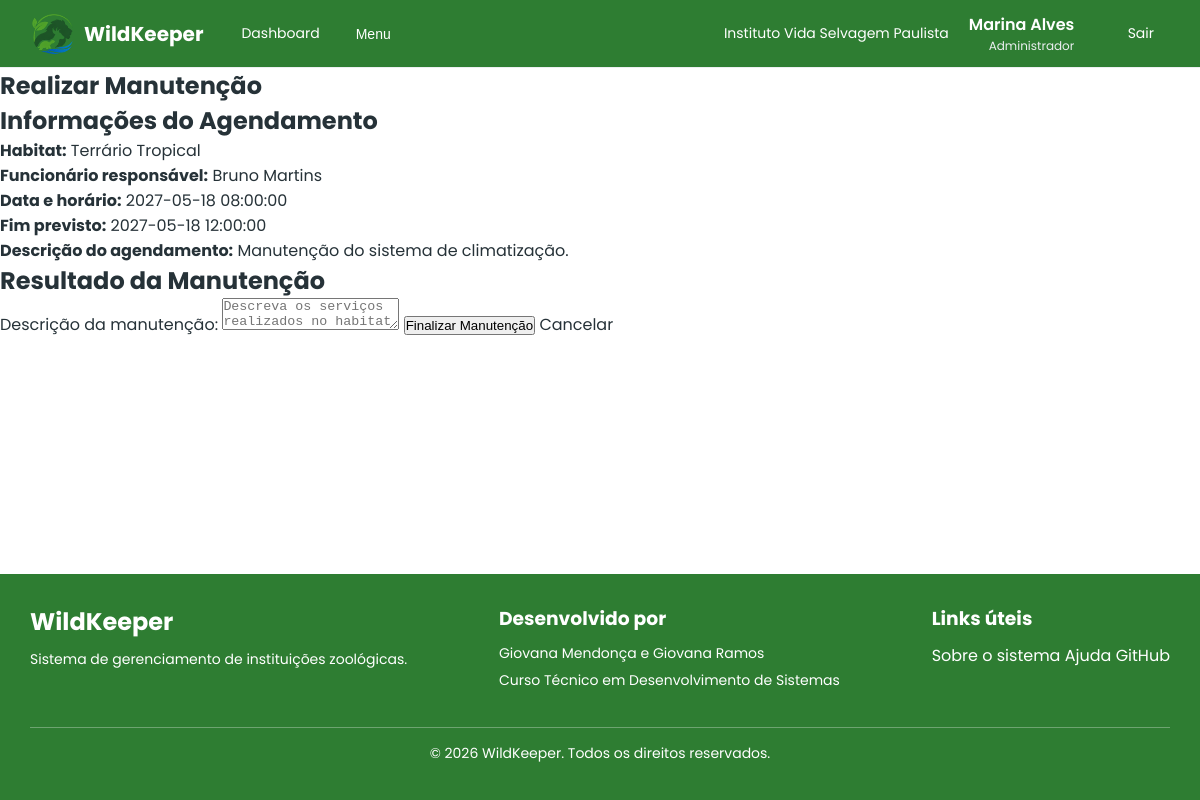
Page /src/manutencoes/realizar_manutencao.php?evento_id=82 (signed in) on the committed database.
### tables this page shows
CREATE TABLE

    IF NOT EXISTS eventos (

        id INT PRIMARY KEY AUTO_INCREMENT,

        titulo VARCHAR(255) NOT NULL,

        descricao TEXT,

        tipo ENUM (

            'Consulta',

            'Vacinação',
'Manutenção',

            'Transferência',

            'Outro'

        ) NOT NULL,

        data_inicio DATETIME NOT NULL,

        data_fim DATETIME NOT NULL,

        animal_id INT DEFAULT NULL,

        habitat_id INT DEFAULT NULL,

        funcionario_id INT NOT NULL,

        status ENUM (

            'Agendado',

            'Em andamento',

            'Concluído',

            'Cancelado'

        ) NOT NULL DEFAULT 'Agendado',

        instituicao_id INT NOT NULL,

        FOREIGN KEY (animal_id) REFERENCES animais (id),

        FOREIGN KEY (habitat_id) REFERENCES habitats (id),

        FOREIGN KEY (funcionario_id) REFERENCES users (id),

        FOREIGN KEY (instituicao_id) REFERENCES instituicoes (id),
        CONSTRAINT chk_eventos_associacoes CHECK (
            (tipo IN ('Consulta', 'Vacinação') AND animal_id IS NOT NULL)
            OR (tipo = 'Manutenção' AND habitat_id IS NOT NULL)
            OR (tipo = 'Transferência' AND animal_id IS NOT NULL AND habitat_id IS NOT NULL)
            OR (tipo = 'Outro')
        ),

        created_at TIMESTAMP DEFAULT CURRENT_TIMESTAMP,

        updated_at TIMESTAMP DEFAULT CURRENT_TIMESTAMP ON UPDATE CURRENT_TIMESTAMP

    );

CREATE TABLE

    IF NOT EXISTS habitats (

        id INT PRIMARY KEY AUTO_INCREMENT,

        nome VARCHAR(50) NOT NULL,

        descricao TEXT NOT NULL,

        bioma VARCHAR(50) NOT NULL,

        temperatura DECIMAL(5, 2) NOT NULL,  

        umidade DECIMAL(5, 2) NOT NULL,  

        capacidade INT NOT NULL,  

        status ENUM ('Ativo', 'Em manutenção', 'Interditado') DEFAULT 'Ativo',

        instituicao_id INT NOT NULL,

        FOREIGN KEY (instituicao_id) REFERENCES instituicoes (id),

        created_at TIMESTAMP DEFAULT CURRENT_TIMESTAMP,

        updated_at TIMESTAMP DEFAULT CURRENT_TIMESTAMP ON UPDATE CURRENT_TIMESTAMP

    );

CREATE TABLE

    IF NOT EXISTS users (

        id INT PRIMARY KEY AUTO_INCREMENT,

        nome VARCHAR(100) NOT NULL,

        cpf VARCHAR(14) NOT NULL UNIQUE,

        data_nascimento DATE NOT NULL,

        genero ENUM (

            'Masculino',

            'Feminino',

            'Não-binário',

            'Outro',

            'Prefiro não informar'

        ) NOT NULL,

        telefone VARCHAR(20) NOT NULL UNIQUE,

        email VARCHAR(100) NOT NULL UNIQUE,

        senha_hash VARCHAR(255) NOT NULL,

        cargo_id INT NOT NULL,

        status ENUM ('Ativo', 'Férias', 'Afastado', 'Desligado') DEFAULT 'Ativo',

        instituicao_id INT NOT NULL,

        FOREIGN KEY (cargo_id) REFERENCES cargos (id),

        FOREIGN KEY (instituicao_id) REFERENCES instituicoes (id),

        created_at TIMESTAMP DEFAULT CURRENT_TIMESTAMP,

        updated_at TIMESTAMP DEFAULT CURRENT_TIMESTAMP ON UPDATE CURRENT_TIMESTAMP

    );

### src/manutencoes/realizar_manutencao.php (the view, shortened to what this page needs)
<?php
include "../includes/autenticacao.php";
$instituicao_id = $_SESSION['instituicao_id'];
$eventoId = trim($_GET['evento_id'] ?? '');
$sql = "SELECT
    eventos.id,
    eventos.titulo,
    eventos.descricao,
    eventos.data_inicio,
    eventos.data_fim,
    eventos.status,
    habitats.id AS habitat_id,
    habitats.nome AS habitat_nome,
    users.id AS funcionario_id,
    users.nome AS funcionario_nome
FROM eventos
INNER JOIN habitats ON eventos.habitat_id = habitats.id
INNER JOIN users ON eventos.funcionario_id = users.id
WHERE eventos.id = ?
AND eventos.tipo = 'Manutenção'
AND eventos.instituicao_id = ?";
$stmt = $conexao->prepare($sql);
$stmt->bind_param("ii", $eventoId, $instituicao_id);
$stmt->execute();
$result = $stmt->get_result();
$evento = $result->fetch_assoc();
?>
<!DOCTYPE html>
<html lang="pt-BR">
<head>
    <link rel="stylesheet" href="../../assets/css/reset.css">
    <link rel="stylesheet" href="../../assets/css/dashboard_global.css">
</head>
<body>
    <?php include "../includes/dashboard-header.php" ?>
    <main>
        <section>
            <h1>Realizar Manutenção</h1>
            <article>
                <h2>Informações do Agendamento</h2>
                <p>
                    <strong>Habitat:</strong>
                    <?= htmlspecialchars($evento['habitat_nome']) ?>
                </p>
                <p>
                    <strong>Funcionário responsável:</strong>
                    <?= htmlspecialchars($evento['funcionario_nome']) ?>
                </p>
                <p>
                    <strong>Data e horário:</strong>
                    <?= htmlspecialchars($evento['data_inicio']) ?>
                </p>
                <?php if (!empty($evento['data_fim'])): ?>
                    <p>
                        <strong>Fim previsto:</strong>
                        <?= htmlspecialchars($evento['data_fim']) ?>
                    </p>
                <?php endif; ?>
                <?php if (!empty($evento['descricao'])): ?>
                    <p>
                        <strong>Descrição do agendamento:</strong>
                        <?= nl2br(htmlspecialchars($evento['descricao'])) ?>
                    </p>
                <?php endif; ?>
            </article>
            <article>
                <h2>Resultado da Manutenção</h2>
                <form action="salvar_manutencao.php" method="POST">
                    <label for="descricao">Descrição da manutenção:</label>
                    <textarea name="descricao" id="descricao" placeholder="Descreva os serviços realizados no habitat" required></textarea>
                    <button type="submit">Finalizar Manutenção</button>
                    <a href="index.php">Cancelar</a>
                </form>
            </article>
        </section>
    </main>
    <?php include "../includes/dashboard-footer.php" ?>
</body>
</html>

### rows in the picture
eventos: habitat.nome "Terrário Tropical", funcionario.nome "Bruno Martins", data_inicio "2027-05-18 08:00:00", data_fim "2027-05-18 12:00:00", descricao "Manutenção do sistema de climatização."

### other values in the picture
$_SESSION['instituicao_nome'] "Instituto Vida Selvagem Paulista"
$_SESSION['nome'] "Marina Alves"
$_SESSION['cargo_nome'] "Administrador"
